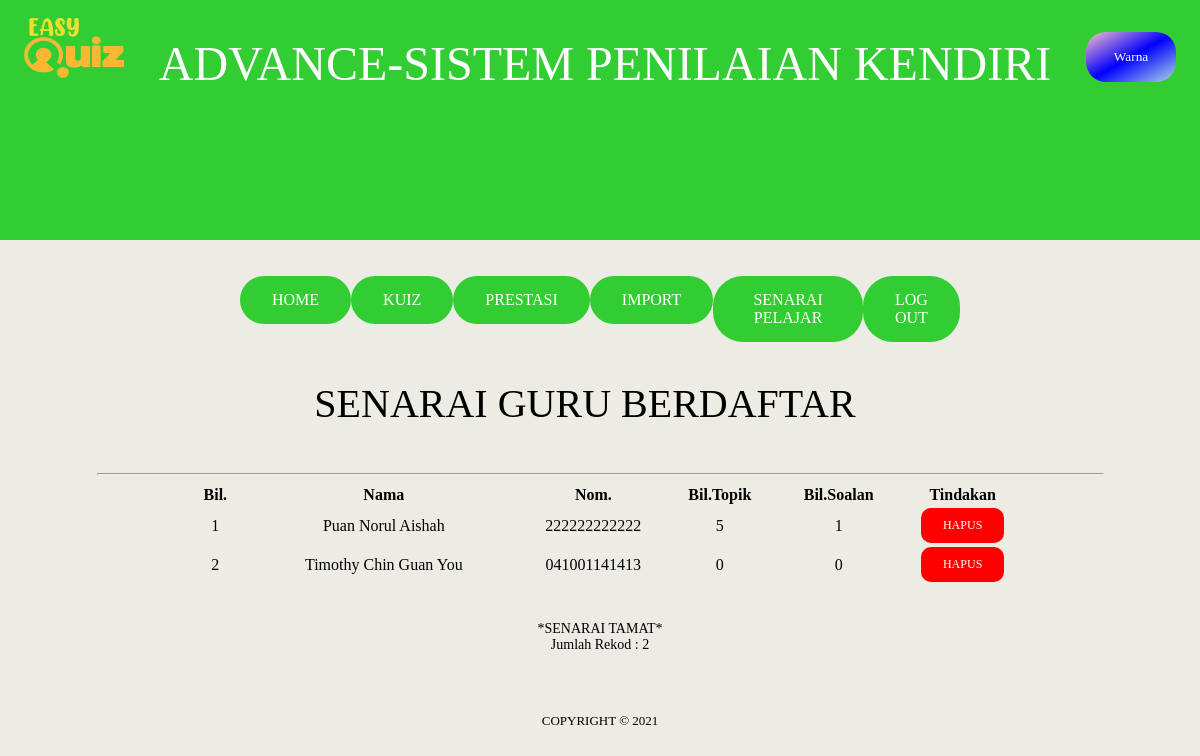
Page /guru_senarai.php (signed in) on the committed database.
### tables this page shows
CREATE TABLE `pengguna` (
  `idpengguna` varchar(12) NOT NULL,
  `password` varchar(10) NOT NULL,
  `nama` varchar(50) NOT NULL,
  `jantina` varchar(10) NOT NULL,
  `aras` varchar(11) NOT NULL
);

### guru_senarai.php (the view, shortened to what this page needs)
<?php
include 'header.php';
?>
<!DOCTYPE html>
<html lang="en" dir="ltr">
<head>
  <?php include 'menu.php'; ?>
</head>
<body>
  <center>
    <p id="p1"> SENARAI GURU BERDAFTAR </p>
  </center>
  <br>
  <main>
    <table width="70%" border="0" align="center" style="font-size:16px;font-family:DIN Next LT Pro Light;">
      <tr align="center">
        <td width="5%"><b> Bil.</b></td>
        <td width="20%"><b> Nama </b></td>
        <td width="10%"><b> Nom.</b></td>
        <td width="7%"><b> Bil.Topik </b></td>
        <td width="10%"><b> Bil.Soalan </b></td>
        <td width="5%"><b> Tindakan </b></td>
      </tr>
      <hr>
      <?php
      $no = 1;
      $data1 = mysqli_query($hubung, "SELECT * FROM pengguna WHERE aras = 'GURU' ORDER BY nama ASC");
      while ($info1 = mysqli_fetch_array($data1)) {
        $topik = mysqli_query($hubung, "SELECT idtopik, COUNT(idtopik) as 'biltopik' FROM topik WHERE idpengguna = '$info1[idpengguna]' GROUP BY idpengguna");
        $infoTopik = mysqli_fetch_array($topik);
        $soalan = mysqli_query($hubung, "SELECT idsoalan, COUNT(idsoalan) as 'bilsoalan' FROM soalan WHERE idtopik = '$infoTopik[idtopik]' GROUP BY idsoalan");
        $infosoalan = mysqli_fetch_array($soalan);
      ?>
        <tr align="center">
          <td> <?php echo $no; ?></td>
          <td> <?php echo $info1['nama']; ?></td>
          <td> <?php echo $info1['idpengguna']; ?></td>
          <td> <?php if ($infoTopik['biltopik'] != null) {
                  echo $infoTopik['biltopik'];
                } else {
                  echo 0;
                } ?></td>
          <td> <?php if ($infosoalan['bilsoalan'] != null) {
                  echo $infosoalan['bilsoalan'];
                } else {
                  echo 0;
                } ?></td>
          <td><a href="hapus_guru.php?idpengguna=<?php echo $info1['idpengguna'];  ?>" onclick="return confirm ('AWAS!, Semua rekod yang berkaitan akan dihapuskan , Anda Pasti?')">
              <button id="delete"> HAPUS </button></td>
        </tr>
      <?php $no++;
      } ?>
    </table>
  </main>
  <br>
  <br>
  <center>
    <font style='font-size:14px'> *SENARAI TAMAT* <br> Jumlah Rekod : <?php echo $no - 1; ?> </font>
  </center>
  <center style="margin-top:60px;">
    <?php include 'footer.php'; ?>
</body>
</html>

### guru_senarai.php (style rules this page uses)
body { background-color: #ECEBE4; }
p { font-family: "DIN Next LT Pro Light"; font-size: 25px; margin: 0; padding-right: 30px; }
#p1 { font-family: "Feather Bold"; font-size: 40px; margin-top: 20px; margin-bottom: 20px; }
b { font-family: "DIN Next LT Pro Bold"; }
hr { width: 1005px; }
#delete { background-color: red; border: none; color: white; padding: 8px 20px; text-align: center; font-family: "Feather Bold"; display: inline-block; font-size: 12px; border-radius: 10px; border: 2px solid red; margin: 0; }

### rows in the picture
pengguna: nama "Puan Norul Aishah", idpengguna "222222222222", biltopik "5", bilsoalan "1"
pengguna: nama "Timothy Chin Guan You", idpengguna "041001141413"

### other values in the picture
$nama_sistem "ADVANCE-SISTEM PENILAIAN KENDIRI"
$no - 1 "2"
